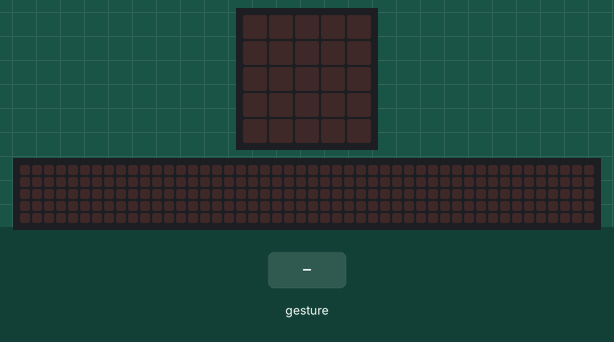
Bench run of a program on a simulated BBC micro:bit running MicroPython. Shown: the board's 5×5 LED display, a strip that is not on the board, showing the scrolling text unrolled. The test bench sets the inputs (shaded band). Random numbers come from a fixed seed; a tilt is held for 1.5 s and a shake lasts 1 s, then the board lies face up again; the 48×5 strip is a reading aid, not a part: it shows the text the display is scrolling, unrolled, one strip-width of it at a time.

Above: at 1.2 s.
1.3 s: gesture 'shake'
At 2.57 s:
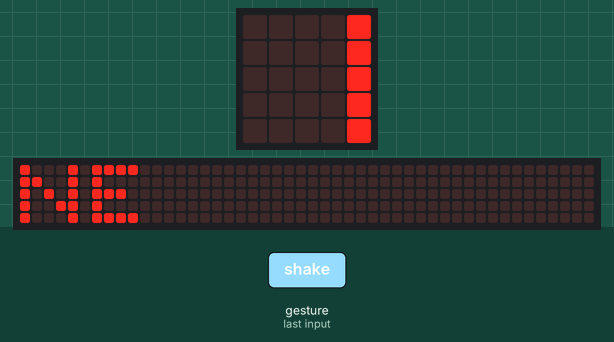
4.3 s: gesture 'shake'
At 6.82 s:
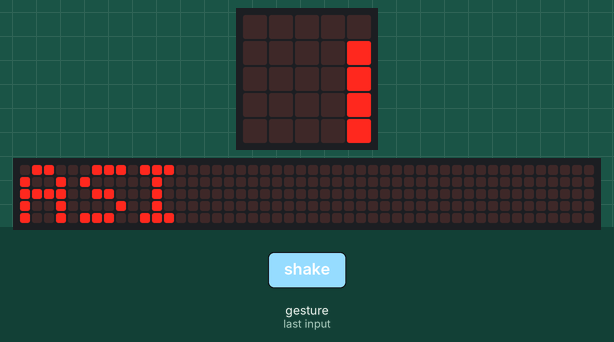
10.3 s: gesture 'shake'
At 11.57 s:
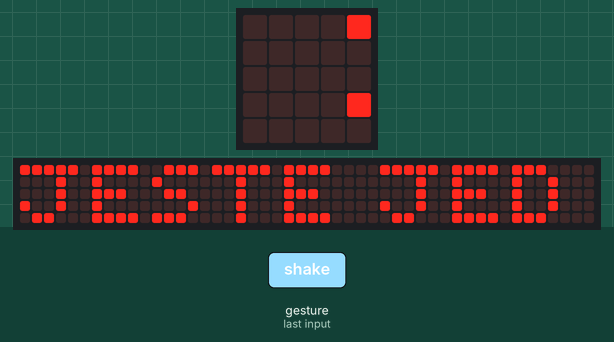

The program:

v__t_c__koule.py
```python
from microbit import *
import random
odpovědi = [
    "ANO",
    "NE",
    "MOZNA",
    "NEJSPIS",
    "ASI",
    "NEKDY V BUDOUCNU",
    "JESTE JEDNOU",
]
while True:
    if accelerometer.was_gesture('shake'):
        sleep(1000)
        vyber= random.choice(odpovědi)
        display.scroll (vyber)
        sleep(1000)
```

Measured:
- after the input at 1.3 s, the display: changes after 1.2 s (image 1)
- after the input at 10.3 s, the display: changes after 1.2 s (image 3)
